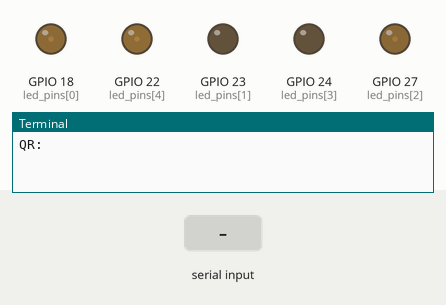
Recording of a program running on a simulated Raspberry Pi (BCM pin numbers). On the bench: output pins drawn as LEDs (lit = HIGH), the last lines printed to the terminal. The test bench sets the inputs (shaded band). The clock reads 2024-03-15 10:24:30 at power-on unless the program sets it; files the program writes start out absent.

Above: at 1.2 s.
1.3 s: "1" typed at the terminal, then Enter
At 1.38 s:
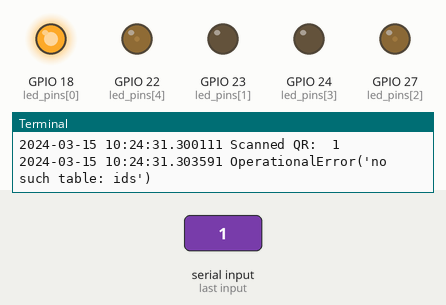
Timing chart, 0 to 4.3 s (numbered marks = the images above; inputs shaded):
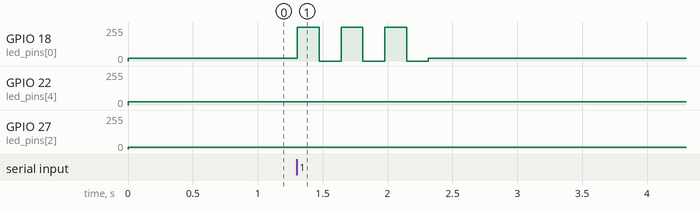

Measured:
- after the input at 1.3 s, GPIO 18 (led_pins[0]): 20/255 → 252/255 at once, then repeats every 0.34 s: 0/255 0.17 s, 252/255 0.17 s, until it stays 20/255 from 2.3 s

The program:

detect.py
```python
#!/usr/bin/python


import sqlite3
import sys
import termios
import os
from datetime import datetime
import RPi.GPIO as GPIO
from time import sleep


LED_RED_SCANNER_PIN = 18
LED_GREEN_SCANNER_PIN = 27
LED_BLUE_SCANNER_PIN = 22
LED_RED_BALL_PIN = 23
LED_GREEN_BALL_PIN = 24
LATCH = [9, 25, 11]
PIN_ERR = 5
PIN_BUSY = 8
PIN_STATUS = 7
eternal = {
    'OpenSesame_01': 0,
    'OpenSesame_02': 1,
    'OpenSesame_03': 2
}

def flash_pin(pins, count=13, delay=250):
    for i in range(count):
        for value in range(100):
            for pin, pwm in pins.items():
                if value <= pwm:
                    pin.ChangeDutyCycle(value)
                sleep(delay / (1000 * 100 * 3))
        sleep(2 * delay / 3000.0)
        for value in range(100, -1, -1):
            for pin, pwm in pins.items():
                if value <= pwm:
                    pin.ChangeDutyCycle(value)
                sleep(delay / (1000 * 100 * 3))
        sleep(2 * delay / 3000.0)


def main():
    GPIO.setmode(GPIO.BCM)
    for pin in LATCH + [LED_RED_SCANNER_PIN, LED_RED_BALL_PIN, LED_GREEN_SCANNER_PIN, LED_GREEN_BALL_PIN, LED_BLUE_SCANNER_PIN]:
        GPIO.setup(pin, GPIO.OUT)
        GPIO.output(pin, GPIO.LOW)
    GPIO.setup(PIN_ERR, GPIO.IN)
    GPIO.setup(PIN_BUSY, GPIO.IN)
    GPIO.setup(PIN_STATUS, GPIO.IN)
    led_pins = [
            GPIO.PWM(pin, 100)
            for pin in (LED_RED_SCANNER_PIN, LED_RED_BALL_PIN, LED_GREEN_SCANNER_PIN, LED_GREEN_BALL_PIN, LED_BLUE_SCANNER_PIN)
            ]
    for pin in led_pins:
        pin.start(0)
    (LED_RED_SCANNER, LED_RED_BALL, LED_GREEN_SCANNER, LED_GREEN_BALL, LED_BLUE_SCANNER) = led_pins
    while True:
        termios.tcflush(sys.stdin, termios.TCIOFLUSH)

        LED_RED_SCANNER.ChangeDutyCycle(8)
        LED_GREEN_SCANNER.ChangeDutyCycle(6)
        LED_BLUE_SCANNER.ChangeDutyCycle(9)
        guid = raw_input("QR: ")
        print datetime.now(), "Scanned QR: ", guid

        with sqlite3.connect("/home/pi/mydata.sql") as db:
            cursor = db.cursor()
            try:
                if guid not in eternal:
                    cursor.execute("SELECT valid, ball FROM ids WHERE id=?", (guid,))
                    record = cursor.fetchone()
                else:
                    record = (1, eternal[guid])

                if record and record[0]:
                    print datetime.now(), "valid, ball", record[1]
                    GPIO.output(LATCH[record[1]], GPIO.HIGH)
                    flash_pin({LED_GREEN_SCANNER: 100}, count=3)
                    if GPIO.input(PIN_ERR):
                        raise ValueError("No more balls")
                    flash_pin({LED_GREEN_BALL: 100}, delay=500)
                    GPIO.output(LATCH[record[1]], GPIO.LOW)

                    print datetime.now(), "Wait for busy go low"
                    LED_GREEN_BALL.ChangeDutyCycle(100)
                    status_checked = False
                    for _ in range(400):
                        if not GPIO.input(PIN_BUSY):
                            break
                        if GPIO.input(PIN_STATUS) and not status_checked:
                            LED_GREEN_BALL.ChangeDutyCycle(15)
                            LED_RED_BALL.ChangeDutyCycle(100)
                            status_checked = True
                        sleep(.2)
                    else:
                        print datetime.now(), "Busy timeout"
                    LED_GREEN_BALL.ChangeDutyCycle(0)
                    LED_RED_BALL.ChangeDutyCycle(0)

                    if guid not in eternal:
                        cursor.execute("UPDATE ids SET valid=? WHERE id=?", (0, guid))
                        db.commit()
                        print datetime.now(), "Databse updated"
                else:
                    raise NameError("Ticket spent")
            except ValueError as e:
                print datetime.now(), repr(e)
                flash_pin({LED_GREEN_SCANNER: 15, LED_RED_SCANNER: 100}, count=3)
            except Exception as e:
                print datetime.now(), repr(e)
                flash_pin({LED_RED_SCANNER: 100}, count=3)

            print datetime.now(), "Ready"
            GPIO.output(LATCH[0], GPIO.LOW)
            GPIO.output(LATCH[1], GPIO.LOW)
            GPIO.output(LATCH[2], GPIO.LOW)

if __name__ == "__main__":
    main()
```
